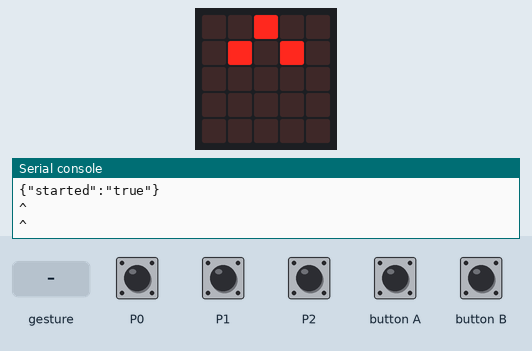
This program was run on a simulated BBC micro:bit running MicroPython. Parts: the board's 5×5 LED display, the last lines printed to the serial console. Inputs (shaded band) come from the test bench. A tilt is held for 1.5 s and a shake lasts 1 s, then the board lies face up again.

Above: at 1.9 s.
2.0 s: button A pressed for 0.15 s
At 2.08 s:
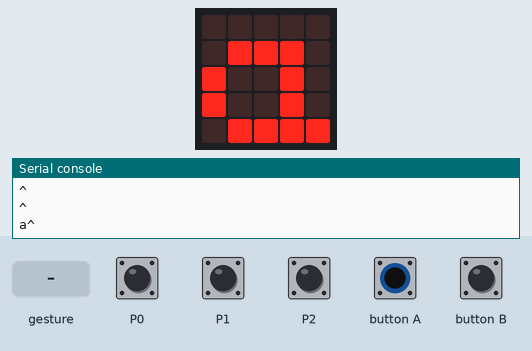
3.6 s: button B pressed for 0.15 s
At 3.7 s:
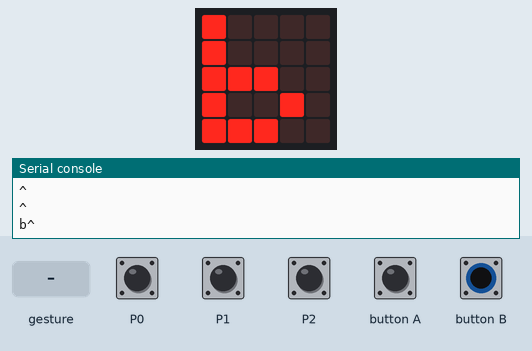
5.2 s: gesture 'up'
At 5.6 s:
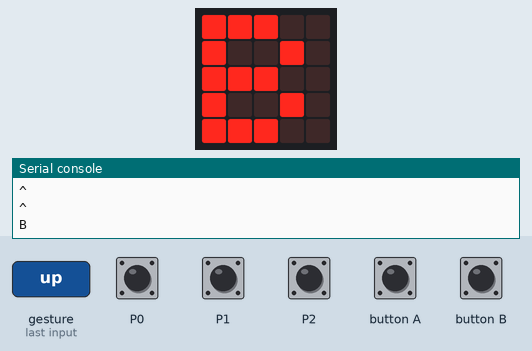
8.2 s: gesture 'down'
At 8.9 s:
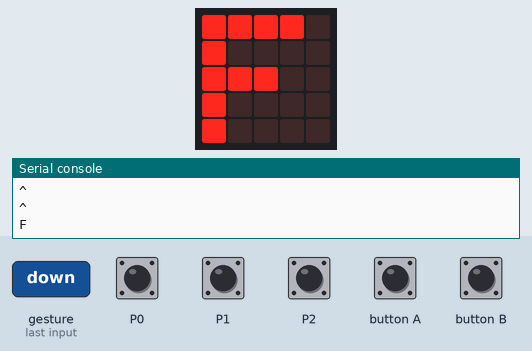
11.2 s: touch pin P0 pressed for 0.15 s
At 11.29 s:
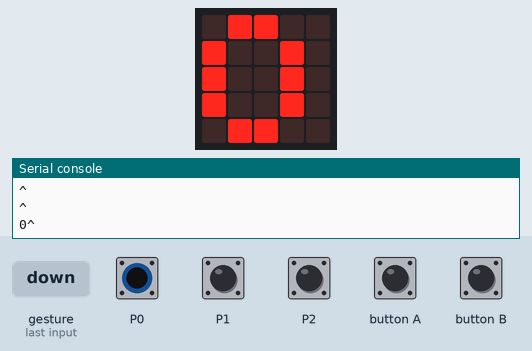
12.8 s: gesture 'left'
At 14.1 s:
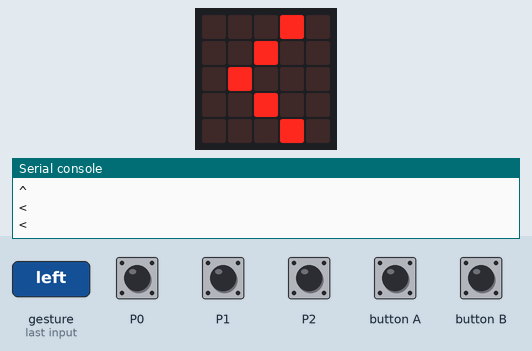
Timing chart, 0 to 15.8 s (numbered marks = the images above; inputs shaded):
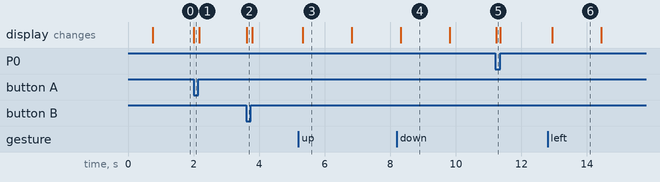

The program:

connected_ubitv1_gesture_touch.py
```python
# For v1 micro:bit
from microbit import *

LOOKUP = {
    'face up':'^',
    'face down':'v',
    'left':'<',
    'right':'>',
    'up':'B',
    'down':'F'
    }

def gesture():
    resend_count = 0
    last_msg = ""
    while True:
        msg = ""
        if button_a.is_pressed():
            msg += 'a'
        if button_b.is_pressed():
            msg += 'b'

        if pin0.is_touched():
            msg += '0'
        if pin1.is_touched():
            msg += '1'
        if pin2.is_touched():
            msg += '2'

        gest = accelerometer.current_gesture()
        msg += LOOKUP.get(gest, "") # Note can be between directions...
        resend_count += 1
        if msg == last_msg:
            if resend_count >= 25: # i.e. resend every second
                if msg != "":
                    print(msg)
                resend_count = 0
        else:
            print(msg) # always send when different
            resend_count = 0
        if msg != "":
            display.show(msg[0])
        sleep(40) # 25 FPS
        last_msg = msg
    return # never does

# Main program
uart.init(115200,8,None,1)
print('{"started":"true"}')
image = Image("08008:80800:08808:00800:88008")
display.show(image)
# Enable three lines below for v2 capacitance touch
# pin0.set_touch_mode(pin0.CAPACITIVE)
# pin1.set_touch_mode(pin1.CAPACITIVE)
# pin2.set_touch_mode(pin2.CAPACITIVE)
sleep(750)
gesture()


# def visitor_sense(): loop this:
#        if (pin0.read_digital() == 1):
#           # print something
#elif button_a.is_pressed() and not button_b.is_pressed():
#    visitor_sense()
```

Measured:
- after the input at 2.0 s, the display: changes at once (image 1)
- after the input at 3.6 s, the display: changes at once (image 2)
- after the input at 5.2 s, the display: changes after 0.13 s (image 3)
- after the input at 8.2 s, the display: changes after 0.12 s (image 4)
- after the input at 11.2 s, the display: changes at once (image 5)
- after the input at 12.8 s, the display: changes after 0.14 s (image 6)
- what the display in image 3 shows lasts 1.5 s, from 5.3 s to 6.8 s
